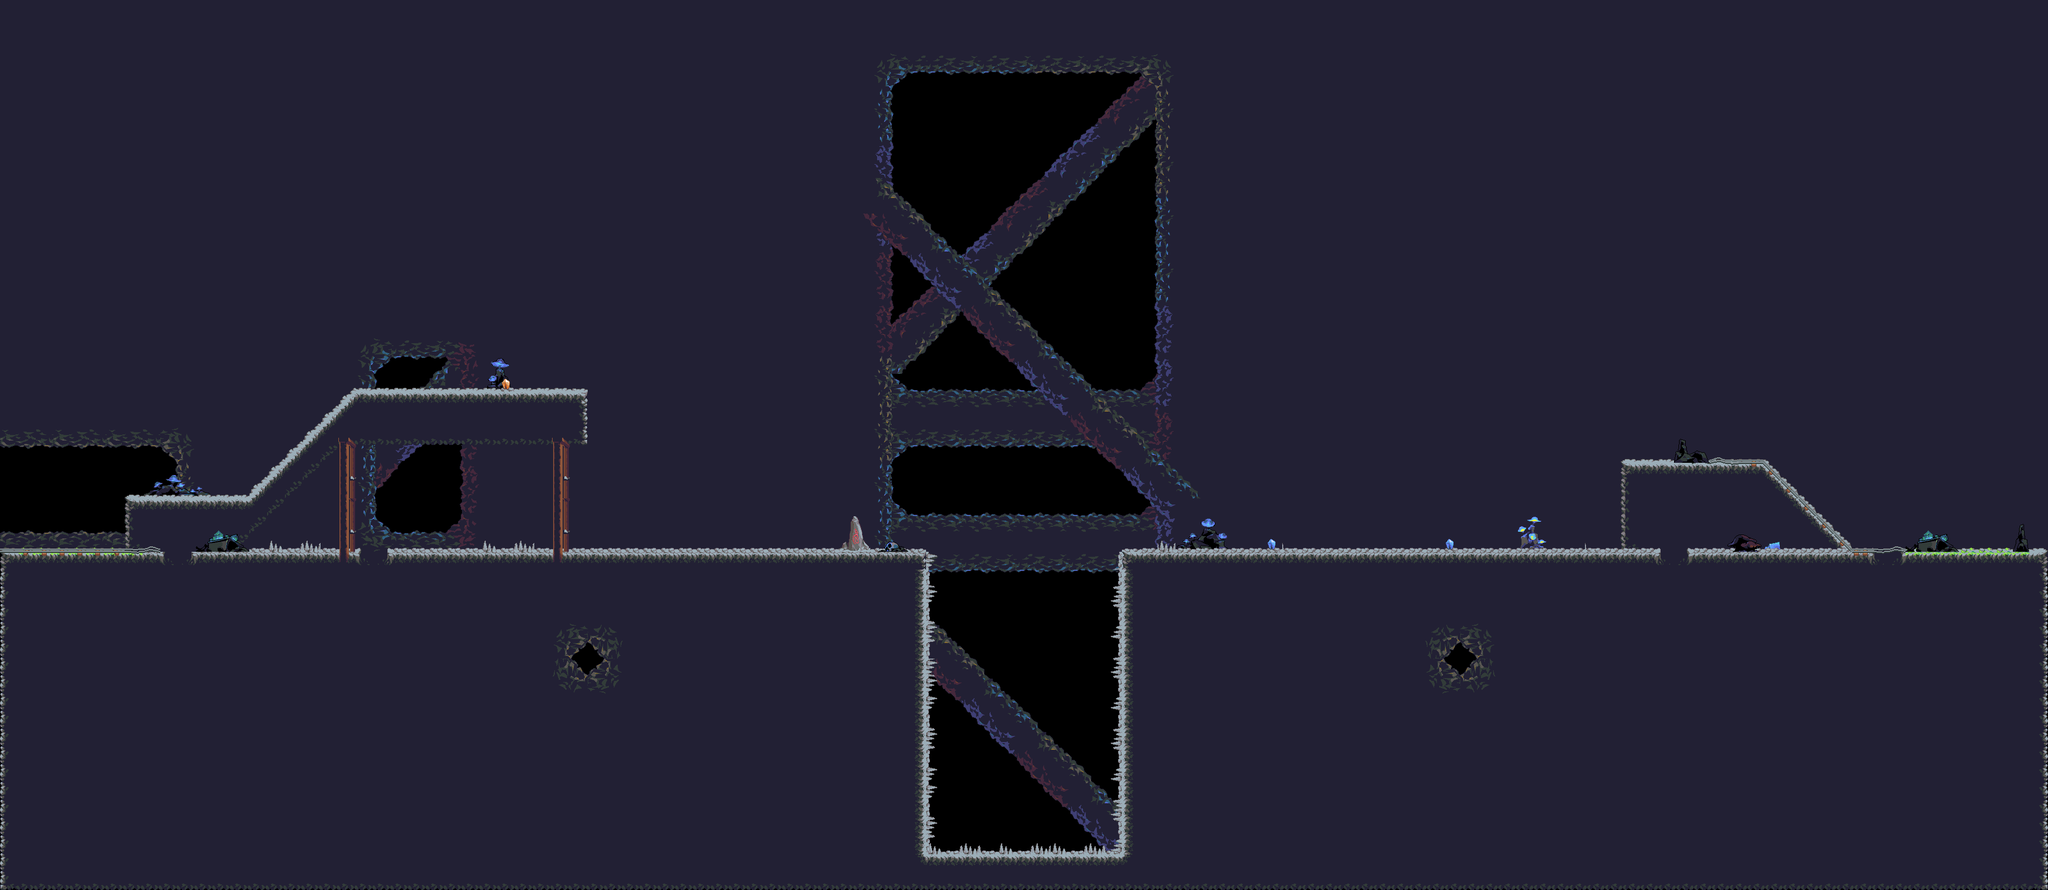

Below is a game level as drawn by its tile map, then a one-line description and the .tmx that defines it (tile-layer data replaced by summaries):
An orthogonal 115x50 tile map with 32x32 px tiles, 5 tile layers (BackgroundColor, Back, Background, Mid, ...), 2 tilesets and 17 objects.

<map version="1.0" tiledversion="1.1.1" orientation="orthogonal" renderorder="right-down" width="115" height="50" tilewidth="32" tileheight="32" infinite="0" nextobjectid="92">
 <tileset firstgid="1" source="CaveTileSet.tsx" />
 <tileset firstgid="689" source="background.tsx" />
 <layer name="BackgroundColor" width="115" height="50">
  <data>[5750 cells, 3313 non-empty, 89 distinct tile ids]</data>
 </layer>
 <layer name="Back" width="115" height="50">
  <data>[5750 cells, 397 non-empty, 135 distinct tile ids]</data>
 </layer>
 <layer name="Background" width="115" height="50">
  <data>[5750 cells, 173 non-empty, 72 distinct tile ids]</data>
 </layer>
 <layer name="Mid" width="115" height="50">
  <data>[5750 cells, 2221 non-empty, 41 distinct tile ids]</data>
 </layer>
 <layer name="Foreground" width="115" height="50">
  <data>[5750 cells, 168 non-empty, 65 distinct tile ids]</data>
 </layer>
 <objectgroup name="Map">
  <object id="61" x="608" y="1120">
   <polyline points="-608,480 -608,-128 1056,-128 1056,480 -608,480" />
  </object>
  <object id="62" x="2016" y="1120">
   <polyline points="0,480 0,-128 1664,-128 1664,480 0,480" />
  </object>
  <object id="78" x="2912" y="992">
   <polyline points="0,0 0,-160 256,-160 416,0 0,0" />
  </object>
  <object id="79" x="3008" y="832">
   <polyline points="0,0 8,-32 8,-40 24,-40 24,-24 64,-16 64,0 0,0" />
  </object>
  <object id="81" x="224" y="992">
   <polyline points="0,0 0,-96 224,-96 416,-288 832,-288 832,-192 400,-192 192,0 0,0" />
  </object>
  <object id="83" x="1512" y="992">
   <polyline points="0,0 0,-16 24,-64 32,-64 40,-16 56,0 0,0" />
  </object>
  <object id="91" x="1664" y="1600">
   <polyline points="0,0 0,-64 352,-64 352,0 0,0" />
  </object>
 </objectgroup>
 <objectgroup name="FriendlyCharacterPositions">
  <object id="84" x="1344" y="992">
   <polyline points="0,0 0,-16" />
  </object>
  <object id="86" x="704" y="704">
   <polyline points="0,0 0,-8" />
  </object>
  <object id="87" x="960" y="704">
   <polyline points="0,0 0,-8" />
  </object>
 </objectgroup>
 <objectgroup name="EnemyCharacterPositions">
  <object id="88" x="2272" y="992">
   <polyline points="0,0 0,-8" />
  </object>
  <object id="89" x="2560" y="992">
   <polyline points="0,0 0,-8" />
  </object>
  <object id="90" x="2976" y="832">
   <polyline points="0,0 0,-8" />
  </object>
 </objectgroup>
 <objectgroup name="Boundries">
  <object id="73" x="1824" y="1184">
   <polyline points="0,0 0,-8" />
  </object>
  <object id="75" x="640" y="992">
   <polyline points="0,0 0,-8" />
  </object>
  <object id="76" x="3008" y="992">
   <polyline points="0,0 0,-8" />
  </object>
  <object id="77" x="1824" y="576">
   <polyline points="0,0 0,16" />
  </object>
 </objectgroup>
</map>